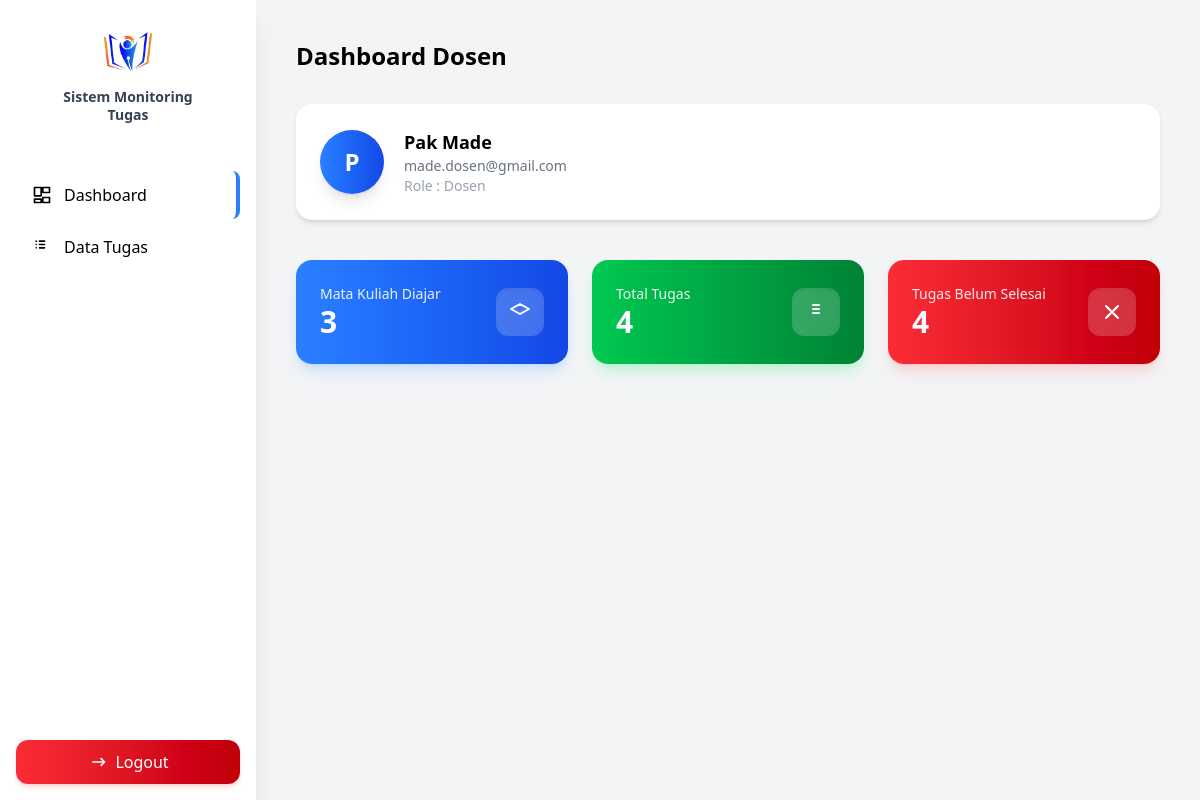
The app's page /views/dosen/dashboard.php (signed in) with its own data.
### tables this page shows
CREATE TABLE `users` (
  `id_user` int NOT NULL,
  `nama` varchar(100) NOT NULL,
  `username` varchar(50) DEFAULT NULL,
  `email` varchar(100) NOT NULL,
  `semester` int DEFAULT NULL,
  `password` varchar(255) NOT NULL,
  `role` enum('admin','dosen','mahasiswa') NOT NULL,
  `created_at` timestamp NULL DEFAULT CURRENT_TIMESTAMP
);

### views/dosen/dashboard.php (the view, shortened to what this page needs)
<?php
require '../../config/config.php';
$id_user = $_SESSION['id_user'];
$dosen = mysqli_fetch_assoc(mysqli_query($conn, "
SELECT * FROM users
WHERE id_user='$id_user'
"));
$totalMK = mysqli_num_rows(mysqli_query($conn, "
SELECT * FROM mata_kuliah
WHERE id_dosen='$id_user'
"));
$totalTugas = mysqli_num_rows(mysqli_query($conn, "
SELECT tugas.*
FROM tugas
JOIN mata_kuliah ON tugas.id_mk = mata_kuliah.id_mk
WHERE mata_kuliah.id_dosen='$id_user'
"));
$tugasBelum = mysqli_num_rows(mysqli_query($conn, "
SELECT tugas.*
FROM tugas
JOIN mata_kuliah ON tugas.id_mk = mata_kuliah.id_mk
WHERE mata_kuliah.id_dosen='$id_user'
AND tugas.status='Belum Selesai'
"));
?>
<!DOCTYPE html>
<html lang="en">
<head>
    <link href="../../src/output.css" rel="stylesheet">
</head>
<body class="bg-gray-100">
    <?php include '../../component/sidebar.php'; ?>
    <div class="ml-64 p-10">
        <h1 class="text-2xl font-bold mb-8">
            Dashboard Dosen
        </h1>
        <div class="bg-white p-6 rounded-2xl shadow-md hover:shadow-xl transition mb-10 flex items-center gap-5">
            <div class="w-16 h-16 bg-gradient-to-r from-blue-500 to-blue-700 text-white
                        flex items-center justify-center rounded-full text-2xl font-bold shadow-lg">
                <?= strtoupper(substr($dosen['nama'], 0, 1)) ?>
            </div>
            <div>
                <h2 class="text-lg font-semibold">
                    <?= $dosen['nama'] ?>
                </h2>
                <p class="text-gray-500 text-sm">
                    <?= $dosen['email'] ?>
                </p>
                <p class="text-gray-400 text-sm">
                    Role : Dosen
                </p>
            </div>
        </div>
        <div class="grid md:grid-cols-3 gap-6">
            <div class="relative overflow-hidden rounded-2xl
                        bg-gradient-to-r from-blue-500 to-blue-700
                        p-6 text-white
                        shadow-lg shadow-blue-300/40
                        transition duration-300
                        hover:shadow-xl hover:shadow-blue-400/60 hover:-translate-y-1">
                <div class="flex justify-between items-center">
                    <div>
                        <p class="text-sm opacity-90">
                            Mata Kuliah Diajar
                        </p>
                        <p class="text-3xl font-bold">
                            <?= $totalMK ?>
                        </p>
                    </div>
                    <div class="bg-white/20 backdrop-blur-md p-3 rounded-xl shadow-inner float">
                        <svg xmlns="http://www.w3.org/2000/svg"
                            class="w-6 h-6 text-white"
                            fill="none"
                            viewBox="0 0 24 24"
                            stroke="currentColor">
                            <path stroke-linecap="round"
                                stroke-linejoin="round"
                                stroke-width="2"
                                d="M12 14l9-5-9-5-9 5 9 5z" />
                        </svg>
                    </div>
                </div>
            </div>
            <div class="relative overflow-hidden rounded-2xl
                        bg-gradient-to-r from-green-500 to-green-700
                        p-6 text-white
                        shadow-lg shadow-green-300/40
                        transition duration-300
                        hover:shadow-xl hover:shadow-green-400/60 hover:-translate-y-1">
                <div class="flex justify-between items-center">
                    <div>
                        <p class="text-sm opacity-90">
                            Total Tugas
                        </p>
                        <p class="text-3xl font-bold">
                            <?= $totalTugas ?>
                        </p>
                    </div>
                    <div class="bg-white/20 backdrop-blur-md p-3 rounded-xl shadow-inner float">
                        <svg xmlns="http://www.w3.org/2000/svg"
                            class="w-6 h-6 text-white"
                            fill="none"
                            viewBox="0 0 24 24"
                            stroke="currentColor">
                            <path stroke-linecap="round"
                                stroke-linejoin="round"
                                stroke-width="2"
                                d="M9 5h6M9 9h6M9 13h6" />
                        </svg>
                    </div>
                </div>
            </div>
            <div class="relative overflow-hidden rounded-2xl
                        bg-gradient-to-r from-red-500 to-red-700
                        p-6 text-white
                        shadow-lg shadow-red-300/40
                        transition duration-300
                        hover:shadow-xl hover:shadow-red-400/60 hover:-translate-y-1">
                <div class="flex justify-between items-center">
                    <div>
                        <p class="text-sm opacity-90">
                            Tugas Belum Selesai
                        </p>
                        <p class="text-3xl font-bold">
                            <?= $tugasBelum ?>
                        </p>
                    </div>
                    <div class="bg-white/20 backdrop-blur-md p-3 rounded-xl shadow-inner float">
                        <svg xmlns="http://www.w3.org/2000/svg"
                            class="w-6 h-6 text-white"
                            fill="none"
                            viewBox="0 0 24 24"
                            stroke="currentColor">
                            <path stroke-linecap="round"
                                stroke-linejoin="round"
                                stroke-width="2"
                                d="M6 18L18 6M6 6l12 12" />
                        </svg>
                    </div>
                </div>
            </div>
        </div>
    </div>
</body>
</html>

### views/dosen/dashboard.php (style rules this page uses)
.float { animation: float 3s ease-in-out infinite; }

### records on screen
users: nama "P", nama "Pak Made", email "made.dosen@gmail.com"

### other values on screen
$totalMK "3"
$totalTugas "4"
$tugasBelum "4"
